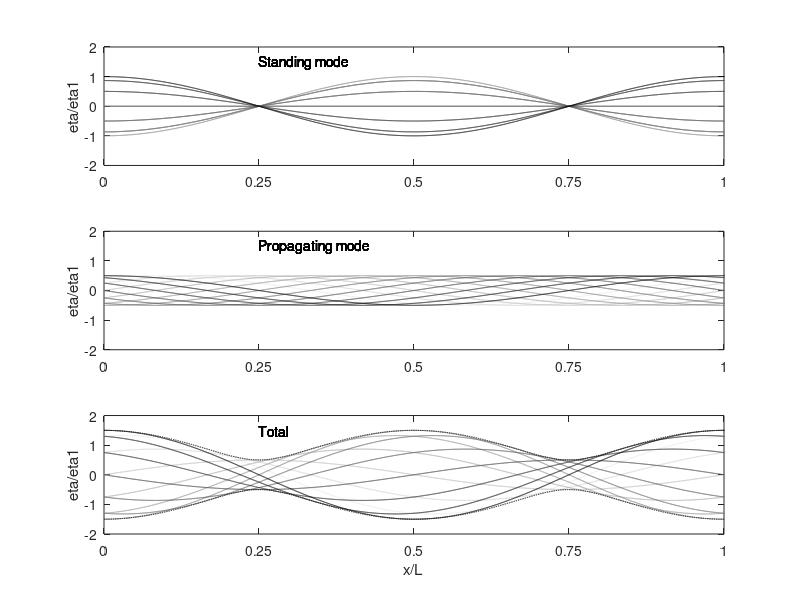
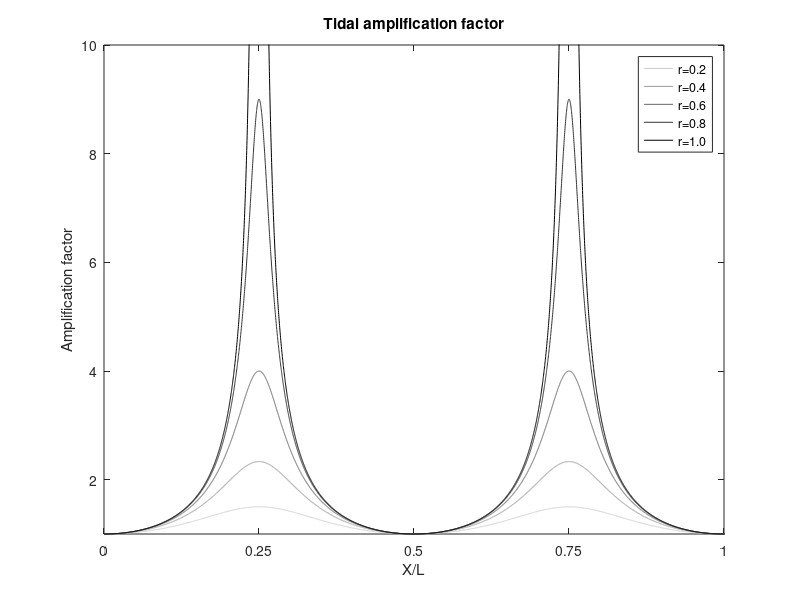

MATLAB code for these plots, in order:
eta1=1;eta2=.5;h=10;g=9.81;
T=12.5*3600;
omega=2*pi/T;
c=sqrt(g*h);
k=omega/c;
L=c*T
x=[0:100:round(2*L/100)*100];
r=eta2/eta1
etamp=eta1*sqrt((1-r)^2+4*r*(cos(k*x)).^2);
figure(1);clf;
for it=1:12;
   t=T/12*it;
   etas=2*eta2*cos(omega*t)*cos(k*x);
   etap=(eta1-eta2)*cos(omega*t-k*x);
   etat=etas+etap;
   subplot(311);axis([0 1 -2 2]);
   p1=plot(x/L,etas/eta1);hold on;
   set(p1,'Color',[(12-it)/12 (12-it)/12 (12-it)/12]);
   text(.25,1.5,'Standing mode');
   ylabel('eta/eta1');
   set(gca,'XTick',[0:0.25:1]);
   subplot(312);axis([0 1 -2 2]);
   p2=plot(x/L,etap/eta1);hold on;
   set(p2,'Color',[(12-it)/12 (12-it)/12 (12-it)/12]);
   text(.25,1.5,'Propagating mode');
   ylabel('eta/eta1');
   set(gca,'XTick',[0:0.25:1]);
   subplot(313);axis([0 1 -2 2]);
   p3=plot(x/L,etat/eta1);hold on;
   set(p3,'Color',[(12-it)/12 (12-it)/12 (12-it)/12]);
   text(.25,1.5,'Total');
   ylabel('eta/eta1');
   xlabel('x/L');
   set(gca,'XTick',[0:0.25:1]);
end
subplot(313);
plot(x/L,etamp,'--k',x/L,-etamp,'--k');
print('-deps','resonance.eps')
figure(2);clf;
for i=2:2:10;
   r=i*.1;
   y=sqrt((1-r)^2+4*r)./sqrt((1-r)^2+4*r*(cos(k*x)).^2);
   p4=plot(x/L,y);hold on;
   ylabel('Amplification factor');
   xlabel('X/L');
   set(p4,'Color',[(10-i)/10 (10-i)/10 (10-i)/10]);
   axis([0 1 1 10]);
   set(gca,'XTick',[0:0.25:1]);
   title('Tidal amplification factor');
   legend ('r=0.2','r=0.4','r=0.6','r=0.8','r=1.0')
end
print('-deps','amplification.eps')
